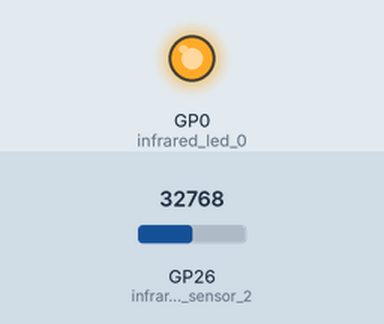
Simulated run of this program. Board: Raspberry Pi Pico running MicroPython. On the bench: output pins drawn as LEDs (lit = HIGH). The inputs (shaded band) are chosen by the test bench; at power-on: GP26 (infrared_sensor_2) = 32768 (analog values on the 0–65535 scale). What the program prints to the serial console is not drawn.

Above: at 1.3 s.
At 3.8 s:
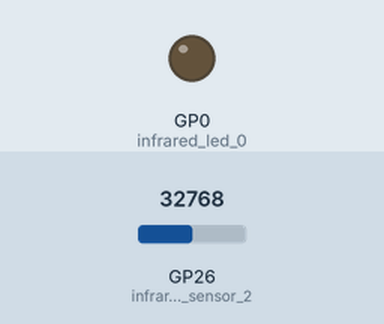
Timing chart, 0 to 6.5 s (numbered marks = the images above):
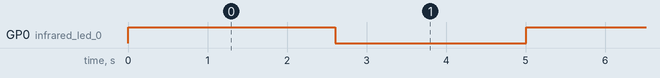

Measured:
- by itself, GP0 (infrared_led_0): alternates HIGH for 2.6 s and LOW for 2.4 s

The program:

infrared_sensor.py
```python
from machine import Pin, PWM, ADC
import time

infrared_led_0 = Pin(0, Pin.OUT)
# infrared_sensor_2 = Pin(15, Pin.IN, Pin.PULL_DOWN)
infrared_sensor_2 = ADC(Pin(26))

infrared_led_0.value(1)
counter = 0
while True:
    # if infrared_sensor_2.value():
    #     print('get input')
    # else:
    #     print('no input')
    print(infrared_sensor_2.read_u16())
    time.sleep(0.1)

    counter += 1
    if 0 <= counter % 50 <= 25:
        infrared_led_0.value(1)
        if counter % 50 == 0:
            print('***** 0')
    else:
        infrared_led_0.value(0)
        if counter % 50 == 26:
            print('***** 26')
```
